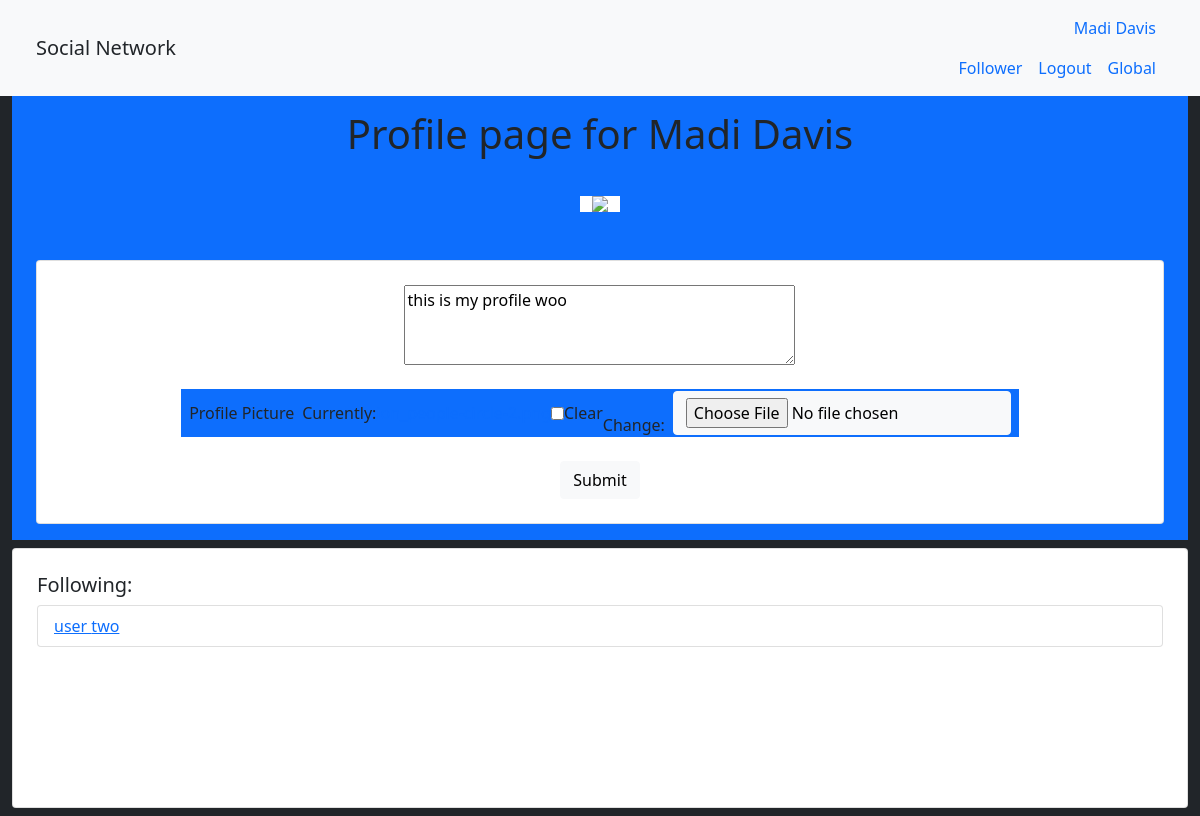
The page /socialnetwork/profile (signed in) on the database its author committed.
### socialnetwork/models.py (models this page shows)
class Profile(models.Model):
    profile_user = models.ForeignKey(User, on_delete=models.PROTECT)
    user_bio = models.CharField(max_length=200, default=" ")
    user_picture = models.FileField(blank=True)
    picture_type = models.CharField(max_length=200, default="None")
    followers = models.ManyToManyField(User, blank=True, related_name="user_following")

### socialnetwork/views.py (the view, shortened to what this page needs)
# urls.py: path('profile', views.user_profile_action, name='profile'),
@login_required
def user_profile_action(request):
    context = {}
    context['navigation_links'] = navigation_bar_setup('')
    context['user_page'] = request.user
    context['page_name'] = "Profile page for "
    context['profile'] = Profile.objects.get(profile_user=request.user)
    followers = context['profile'].followers.all()
    context["followers"] = Profile.objects.filter(profile_user__in=followers)
    if request.method == 'GET':
        context['form'] = EditProfileForm(instance=context['profile'])
        return render(request, 'socialnetwork/user_profile.html', context)

### socialnetwork/forms.py
class EditProfileForm(forms.ModelForm):
    class Meta:
        model = Profile
        exclude = (
            'profile_user',
            'followers',
            'picture_type'
        )
        widgets = {
            'user_bio': forms.Textarea(attrs={'id': 'id_bio_input_text',}),
            'user_picture': forms.ClearableFileInput(attrs={'id': 'id_profile_picture', 'class' : 'btn btn-light mx-2'}),
        }

### socialnetwork/views.py (called while the page is built)
def navigation_bar_setup(curr_page):
    if (curr_page == "login"):
        return {NavigationLink('id_register_link', 'Register', 'register', 'nav-link px-2')}
    elif (curr_page == "register"):
        return {NavigationLink('id_login_link', 'Login', 'login', 'nav-link px-2')}
    else:
        return {NavigationLink('id_nav_global_stream', 'Global', 'global', 'nav-link px-2 order-1'), NavigationLink('id_nav_follower_stream', 'Follower', 'follower', 'nav-link px-2 order-2'), NavigationLink('id_nav_logout', 'Logout', 'logout', 'nav-link px-2 order-3')}

### socialnetwork/templates/socialnetwork/user_profile.html (shortened to what this page needs)
{% extends "socialnetwork/profile.html" %}
{% load static %}
{% block profile-page %}
<div class="card justify-content-center align-items-center my-2 p-2" id="id_profile_edit_div">
    <form enctype="multipart/form-data" class="d-flex flex-column justify-content-center align-items-center" method="post" action="{% url 'profile'%}">
        <div class="input-group justify-content-center align-items-center py-2 my-2" id="id_bio_edit_div">
            {{form.user_bio}}
        </div>
        <div class="d-flex flex-row bg-primary justify-content-center align-items-center my-2" id="id_pic_edit_div">
            <span class="mx-2">Profile Picture</span>
            {{form.user_picture}}
        </div>
        <div class="d-flex py-2 my-2">
            <button type="submit" class="btn btn-light" id="id_update_profile_button">Submit</button>
        </div>
    </form>
</div>
{% endblock %}

### socialnetwork/templates/socialnetwork/profile.html
{% extends "socialnetwork/navbar.html" %}
{% block content %}
{% load static %}
<div class="d-flex flex-column justify-content-start align-items-stretch flex-nowrap bg-dark"
    id="id_profile_content">
    <div class="bg-primary d-flex flex-column justify-content-around align-items-center py-2"
        id="id_profile_header_row">
        <div class="row justify-content-center align-items-center mb-2">
            <span class="profile-page-name" id="id_page_name">{{page_name}} {{profile.profile_user.first_name}} {{profile.profile_user.last_name}}</span>
        </div>
        <div class="row justify-content-center align-items-center bg-white my-4" id="id_profile_image_div">
            {% if profile.picture_type == 'None' %}
                <img src="{% static 'socialnetwork/profile_image.png' %}" id="id_user_picture">
            {% else %}
                <img src="{% url 'photo' profile.id %}" id="id_user_picture">
            {% endif %}
        </div>
    </div>
    <div class="container-fluid  bg-primary justify-content-center align-items-center py-2">
        {% block profile-page  %}
        {% endblock %}
    </div>
    <div class="card flex-grow-1 my-2 p-2" id="id_follower_list_div">
        <div class="card-body">
            <h5 class="card-title mb-2">Following:</h5>
            <ul class="list-group list-group-light">
                {% for follower in followers %}
                    <li class="list-group-item">
                        <a class="text" id="id_profile_link_{{follower.profile_user.username}}" href="{% url 'other-profile' follower.id %}">{{follower.profile_user.first_name}} {{follower.profile_user.last_name}}</a>
                    </li>
                {% endfor %}
            </ul>
        </div>
    </div>
</div>
{% endblock %}

### socialnetwork/templates/socialnetwork/navbar.html
{% extends "socialnetwork/base.html" %}
{% block navigation-bar %}
<nav class= "navbar bg-light">
    <div class="container-fluid">
        <span class="navbar-brand" id="id_site_name">Social Network</span>
        <div class="navbar-nav d-flex flex-column align-items-end">
            {% if user.is_authenticated and page_name != "Login" and pagename != "Register"%}
                <span><a class="nav-link px-2" id='id_nav_profile' href='{% url 'profile' %}''>{{user.first_name}} {{user.last_name}}</a></span>
            {% else %}
                <span>&nbsp;</span>
            {% endif %}
            <ul class="navbar-nav d-flex flex-row justify-content-end, align-items-center">
                {% for item in navigation_links %}
                    <li><a class='{{item.class_name}}' id='{{item.id}}' href='{% url item.link %}''>{{item.inner_text}}</a></li>
                {% endfor %}
            </ul>
        </div>
    </div>
</nav>
{% endblock %}

### socialnetwork/templates/socialnetwork/base.html (shortened to what this page needs)
<!doctype html>
<html>
    <head>
        {% load static %}
        <link href="https://cdn.jsdelivr.net/npm/bootstrap@5.0.2/dist/css/bootstrap.min.css" rel="stylesheet"
>
        <link href="{% static 'socialnetwork/base.css' %}" rel="stylesheet" type="text/css">
    </head>
    <body >
        <div class="container-fluid align-items-stretch justify-content-between" id="id_base_body_container">
            <div class="bg-light row" id="id_header_div">
                {% block navigation-bar %}
                {% endblock %}
            </div>
            <div class="row d-flex justify-content-between align-items-stretch p-0" id="id_content_div">
                {% block content %}
                {% endblock %}
            </div>
        </div>
    </body>
</html>

### socialnetwork/static/socialnetwork/base.css (style rules this page uses)
body { background: cyan !important; }
#id_content_div { min-height: 90vh !important; background-color: brown; }
.profile-page-name { font-size: 5vh; }
#id_profile_header_row { width: 100%; }
#id_user_picture { width: auto; max-height: 5vh !important; }
#id_bio_input_text { max-height: 10vh !important; }

### rows shown on the page
Profile: profile_user.first_name "Madi", profile_user.last_name "Davis", user_bio "this is my profile woo"
Profile: profile_user.first_name "user", profile_user.last_name "two"

### other values the page prints
{{ user.first_name }} "Madi"
{{ user.last_name }} "Davis"
{{ item.inner_text }} "Follower" "Logout" "Global"
{{ page_name }} "Profile page for"
